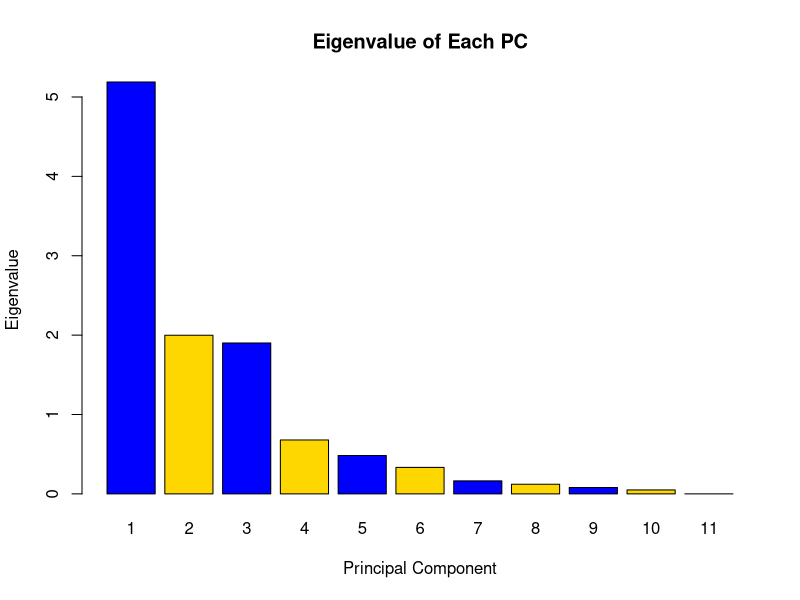

The R source for this figure:
## ---- chunk 1
dat <- read.csv('nba2017-players.csv', stringsAsFactors = FALSE)
quant_dat = dat[,-c(1:3,8)] #Only keep quantiative data for pca (numeric/integer data type)
pca_nba <- prcomp(quant_dat, scale. = TRUE)

eigenvalues <- pca_nba$sdev^2  #Variance of the Principal Component (PC's) is equal to the eigenvalue of the PC
eigenvaluesdf <- data.frame(1:11, eigenvalues) #Create dataframe of eigenvalues with column for each PC
names(eigenvaluesdf)[1] <- "PC"
barplot(eigenvaluesdf$eigenvalues, names.arg = eigenvaluesdf$PC, xlab = "Principal Component", ylab = "Eigenvalue", main = "Eigenvalue of Each PC", col = c("blue","gold"))

loadings <- pca_nba$rotation #Weights of each PC
round(loadings,3)
